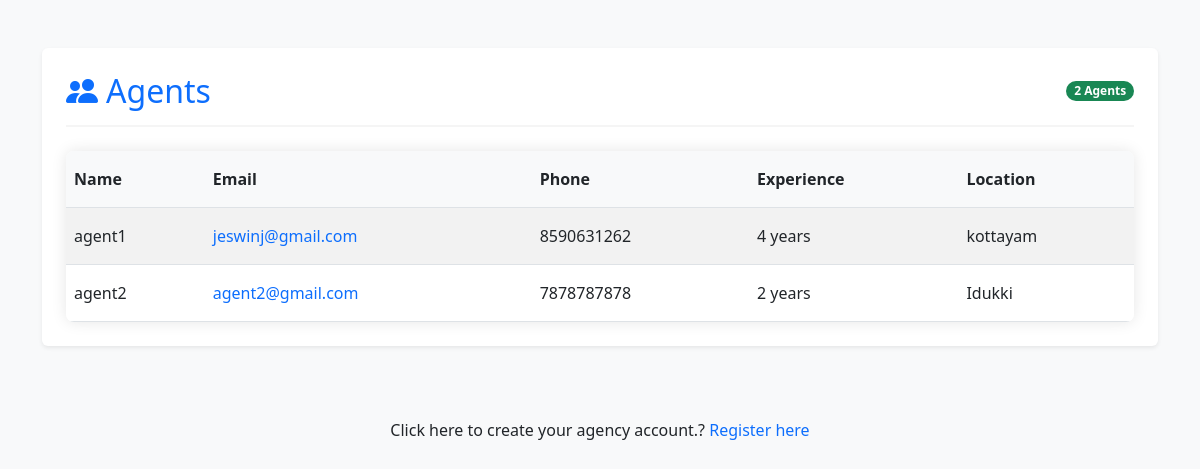
Screenshot of /agents/approved_agents/ (signed in) with the database file from the repository.
### agents/models.py (models this page shows, shortened)
class Agent(models.Model):
    user = models.OneToOneField(settings.AUTH_USER_MODEL, on_delete=models.CASCADE)
    agency_name = models.CharField(max_length=100, blank=True)
    bio = models.TextField(blank=True)
    experience_years = models.PositiveIntegerField(default=0)
    location = models.CharField(max_length=100)
    phone = models.CharField(max_length=20)
    profile_image = models.ImageField(upload_to='agents/profiles/', blank=True)
    is_verified = models.BooleanField(default=False)
    verification_date = models.DateTimeField(null=True, blank=True)

### accounts/models.py (models this page shows, shortened)
class User(AbstractUser):
    phone_number = models.CharField(max_length=15, blank=True, null=True)
    role = models.CharField(
        max_length=10,
        choices=[('user', 'User'), ('admin', 'Admin')],
        default='user'
    )
    groups = models.ManyToManyField(
        "auth.Group",
        related_name="custom_user_set",  # Change related_name
        blank=True
    )
    user_permissions = models.ManyToManyField(
        "auth.Permission",
        related_name="custom_user_permissions_set",  # Change related_name
        blank=True
    )

### agents/views.py (the view)
# urls.py: path('approved_agents/', approved_agents_list, name='approved_agents_list'),
@login_required
def approved_agents_list(request):
    approved_agents=Agent.objects.filter(is_verified=True)
    context = {'approved_agents':approved_agents}
    return render(request, 'agents/approved_agents_list.html',context)

### agents/templates/agents/approved_agents_list.html (shortened to what this page needs)
<!DOCTYPE html>
<html lang="en">
<head>
    <link href="https://cdn.jsdelivr.net/npm/bootstrap@5.3.0/dist/css/bootstrap.min.css" rel="stylesheet">
    <link rel="stylesheet" href="https://cdn.jsdelivr.net/npm/bootstrap-icons@1.11.0/font/bootstrap-icons.css">
</head>
<body class="bg-light">
    <div class="container py-5">
        <div class="row justify-content-center">
            <div class="col-12">
                <div class="card border-0 shadow-sm">
                    <div class="card-body p-4">
                        <div class="d-flex justify-content-between align-items-center page-header mb-4">
                            <h2 class="mb-0 text-primary">
                                <i class="bi bi-people-fill me-2"></i>Agents
                            </h2>
                            <span class="badge bg-success rounded-pill">{{ approved_agents|length }} Agents</span>
                        </div>
                        <div class="table-container">
                            <table class="table table-striped table-hover mb-0">
                                <thead>
                                    <tr>
                                        <th scope="col" class="py-3">Name</th>
                                        <th scope="col" class="py-3">Email</th>
                                        <th scope="col" class="py-3">Phone</th>
                                        <th scope="col" class="py-3">Experience</th>
                                        <th scope="col" class="py-3">Location</th>
                                    </tr>
                                </thead>
                                <tbody>
                                    {% for agent in approved_agents %}
                                    <tr>
                                        <td class="py-3">{{ agent.user.username }}</td>
                                        <td class="py-3">
                                            <a href="mailto:{{ agent.user.email }}" class="text-decoration-none">
                                                {{ agent.user.email }}
                                            </a>
                                        </td>
                                        <td class="py-3">{{ agent.phone }}</td>
                                        <td class="py-3">{{ agent.experience_years }} years</td>
                                        <td class="py-3">{{ agent.location }}</td>
                                    </tr>
                                    {% endfor %}
                                </tbody>
                            </table>
                        </div>
                    </div>
                </div>
            </div>
        </div>
    </div>
    <div class="text-center mt-4">
        <p class="mb-0">Click here to create your agency account.? <a href="/agents/register" class="text-decoration-none">Register here</a></p>
    </div>
</body>
</html>

### agents/templates/agents/approved_agents_list.html (style rules this page uses)
.table-container { border-radius: 8px; overflow: hidden; box-shadow: 0 0 15px rgba(0, 0, 0, 0.1); }
.page-header { border-bottom: 2px solid #f5f5f5; padding-bottom: 15px; }
.table th { background-color: #f8f9fa; font-weight: 600; }

### rows the page displays
Agent: user.username "agent1", user.email "jeswinj@gmail.com", phone "8590631262", experience_years "4", location "kottayam"
Agent: user.username "agent2", user.email "agent2@gmail.com", phone "7878787878", experience_years "2", location "Idukki"

### other values shown
{{ approved_agents|length }} "2"
